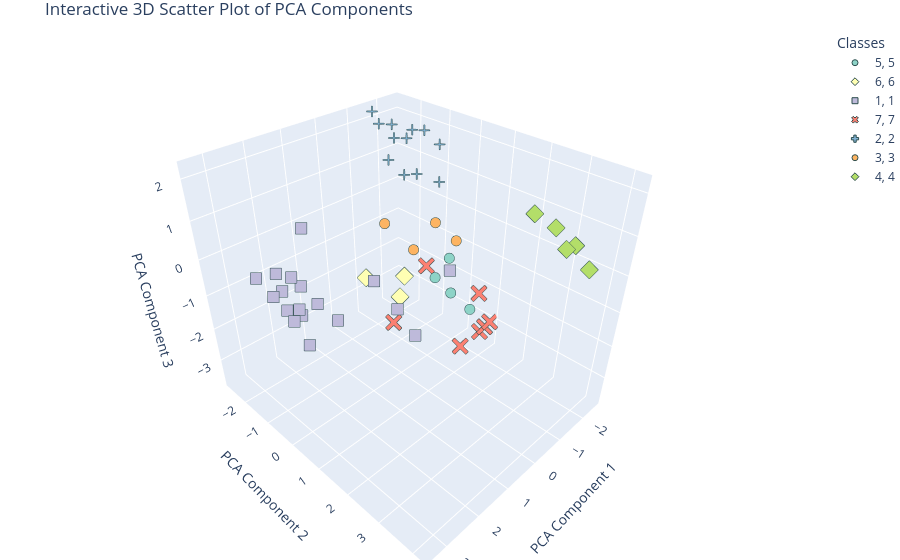

This figure's notebook cell:
### Code cell
# Creating an enhanced 3D scatter plot
fig = px.scatter_3d(
    x=X_train[:, 0], 
    y=X_train[:, 1], 
    z=X_train[:, 2],
    color=y_train.astype(str),  # Convert y_train to string for clearer distinctions
    symbol=y_train.astype(str),  # Add symbols for better class differentiation
    title="Interactive 3D Scatter Plot of PCA Components",
    labels={'x': 'PCA Component 1', 'y': 'PCA Component 2', 'z': 'PCA Component 3'},
    color_discrete_sequence=px.colors.qualitative.Set3  # Use a visually appealing palette
)

# Update marker properties
fig.update_traces(
    marker=dict(
        size=6,  # Slightly larger points
        line=dict(width=1, color='DarkSlateGrey')  # Add an outline for clarity
    ),
    selector=dict(mode='markers')
)

# Add interactive customization
fig.update_layout(
    scene=dict(
        xaxis_title='PCA Component 1',
        yaxis_title='PCA Component 2',
        zaxis_title='PCA Component 3'
    ),
    legend=dict(title='Classes'),  # Add a meaningful legend title
    margin=dict(l=0, r=0, b=0, t=30)  # Adjust margins for better fit
)

# Display the figure
fig.show()

### Figure 1 — Plotly figure (JSON) as saved in the notebook; plotly's stock layout.template omitted (floating-point values rounded to 4 significant figures)
{"data": [{"hovertemplate": "color=5<br>symbol=5<br>PCA Component 1=%{x}<br>PCA Component 2=%{y}<br>PCA Component 3=%{z}<extra></extra>", "legendgroup": "5, 5", "marker": {"color": "rgb(141,211,199)", "line": {"color": "DarkSlateGrey", "width": 1}, "size": 6, "symbol": "circle"}, "mode": "markers", "name": "5, 5", "scene": "scene", "showlegend": true, "type": "scatter3d", "x": [-0.8531, -1.124, -0.9064, -0.6927], "y": [0.349, 1.293, 0.836, 0.9268], "z": [-1.047, -1.673, -1.297, -0.1562]}, {"hovertemplate": "color=6<br>symbol=6<br>PCA Component 1=%{x}<br>PCA Component 2=%{y}<br>PCA Component 3=%{z}<extra></extra>", "legendgroup": "6, 6", "marker": {"color": "rgb(255,255,179)", "line": {"color": "DarkSlateGrey", "width": 1}, "size": 6, "symbol": "diamond"}, "mode": "markers", "name": "6, 6", "scene": "scene", "showlegend": true, "type": "scatter3d", "x": [-2.047, -1.102, -1.53, -1.53, -1.102], "y": [-1.955, -2.582, -1.617, -1.617, -2.582], "z": [-2.643, -2.55, -2.961, -2.961, -2.55]}, {"hovertemplate": "color=1<br>symbol=1<br>PCA Component 1=%{x}<br>PCA Component 2=%{y}<br>PCA Component 3=%{z}<extra></extra>", "legendgroup": "1, 1", "marker": {"color": "rgb(190,186,218)", "line": {"color": "DarkSlateGrey", "width": 1}, "size": 6, "symbol": "square"}, "mode": "markers", "name": "1, 1", "scene": "scene", "showlegend": true, "type": "scatter3d", "x": [3.405, 2.645, 2.919, 2.975, 3.028, 3.028, 2.975, 2.859, 1.91, 1.319, 2.482, 2.428, 2.761, 3.028, 3.405, 3.405, 2.482, 2.428, 2.975, 3.351, 2.975, 2.975, 2.619, 2.319, 2.705, 1.045, 3.029, 3.028, 1.997], "y": [-0.7694, -0.9695, -0.2104, 0.0356, -0.4514, -0.4514, 0.0356, -0.8787, -1.145, 2.69, -0.5607, -0.07365, -0.05525, -0.4514, -0.7694, -0.7694, -0.5607, -0.07365, 0.0356, -0.2824, 0.0356, 0.0356, 0.8574, 2.31, -0.3012, 0.2204, -0.1322, -0.4514, 2.46], "z": [0.4125, -0.918, 0.4746, -0.1902, 0.05951, 0.05951, -0.1902, 0.2225, 0.8525, 1.241, -0.1305, -0.3802, -1.331, 0.05951, 0.4125, 0.4125, -0.1305, -0.3802, -0.1902, 0.1629, -0.1902, -0.1902, -0.2212, 0.669, -0.6659, -0.3052, -0.5625, 0.05951, -0.0564]}, {"hovertemplate": "color=7<br>symbol=7<br>PCA Component 1=%{x}<br>PCA Component 2=%{y}<br>PCA Component 3=%{z}<extra></extra>", "legendgroup": "7, 7", "marker": {"color": "rgb(251,128,114)", "line": {"color": "DarkSlateGrey", "width": 1}, "size": 6, "symbol": "x"}, "mode": "markers", "name": "7, 7", "scene": "scene", "showlegend": true, "type": "scatter3d", "x": [-2.432, -0.5515, -1.777, -1.857, -2.403, -2.432, -2.486, -1.857, -2.541], "y": [0.6597, -0.8515, 0.5278, -0.8935, 0.5611, 0.6597, 0.7802, -0.8935, 0.9007], "z": [-3.464, -2.94, -3.689, -1.716, -2.188, -3.464, -3.257, -1.716, -3.049]}, {"hovertemplate": "color=2<br>symbol=2<br>PCA Component 1=%{x}<br>PCA Component 2=%{y}<br>PCA Component 3=%{z}<extra></extra>", "legendgroup": "2, 2", "marker": {"color": "rgb(128,177,211)", "line": {"color": "DarkSlateGrey", "width": 1}, "size": 6, "symbol": "cross"}, "mode": "markers", "name": "2, 2", "scene": "scene", "showlegend": true, "type": "scatter3d", "x": [-1.632, -2.009, -2.062, -2.009, -2.418, -0.9997, -2.009, -1.599, -1.409, -1.632, -1.516, -2.009, -2.062, -2.364, -1.463, -1.818, -1.632, -1.053], "y": [-2.67, -2.352, -1.865, -2.352, -1.044, -1.418, -2.352, -1.04, -0.1088, -2.67, -1.756, -2.352, -1.865, -1.531, -2.243, -1.421, -2.67, -0.9305], "z": [2.209, 1.856, 1.606, 1.856, 1.575, 1.478, 1.856, 1.038, 1.197, 2.209, 1.796, 1.856, 1.606, 1.825, 2.046, 2.015, 2.209, 1.228]}, {"hovertemplate": "color=3<br>symbol=3<br>PCA Component 1=%{x}<br>PCA Component 2=%{y}<br>PCA Component 3=%{z}<extra></extra>", "legendgroup": "3, 3", "marker": {"color": "rgb(253,180,98)", "line": {"color": "DarkSlateGrey", "width": 1}, "size": 6, "symbol": "circle"}, "mode": "markers", "name": "3, 3", "scene": "scene", "showlegend": true, "type": "scatter3d", "x": [-0.3371, -0.7727, -0.5548, -0.3843], "y": [0.1051, 1.044, 0.5872, -0.9382], "z": [-0.1252, 0.3285, 0.705, 0.1525]}, {"hovertemplate": "color=4<br>symbol=4<br>PCA Component 1=%{x}<br>PCA Component 2=%{y}<br>PCA Component 3=%{z}<extra></extra>", "legendgroup": "4, 4", "marker": {"color": "rgb(179,222,105)", "line": {"color": "DarkSlateGrey", "width": 1}, "size": 6, "symbol": "diamond"}, "mode": "markers", "name": "4, 4", "scene": "scene", "showlegend": true, "type": "scatter3d", "x": [-1.541, -1.164, -1.541, -1.594, -1.594, -1.594, -1.594, -1.266, -1.541, -1.048, -1.048], "y": [3.101, 2.783, 3.101, 3.588, 3.588, 3.588, 3.588, 4.154, 3.101, 3.697, 3.697], "z": [1.176, 1.529, 1.176, 0.9267, 0.9267, 0.9267, 0.9267, 0.7402, 1.176, 1.117, 1.117]}], "layout": {"autosize": true, "legend": {"title": {"text": "Classes"}, "tracegroupgap": 0}, "margin": {"b": 0, "l": 0, "r": 0, "t": 30}, "scene": {"aspectmode": "auto", "aspectratio": {"x": 0.9576, "y": 1.099, "z": 0.95}, "camera": {"center": {"x": 0, "y": 0, "z": 0}, "eye": {"x": 1.288, "y": 1.288, "z": 1.288}, "projection": {"type": "perspective"}, "up": {"x": 0, "y": 0, "z": 1}}, "domain": {"x": [0, 1], "y": [0, 1]}, "xaxis": {"title": {"text": "PCA Component 1"}, "type": "linear"}, "yaxis": {"title": {"text": "PCA Component 2"}, "type": "linear"}, "zaxis": {"title": {"text": "PCA Component 3"}, "type": "linear"}}, "title": {"text": "Interactive 3D Scatter Plot of PCA Components"}}}
